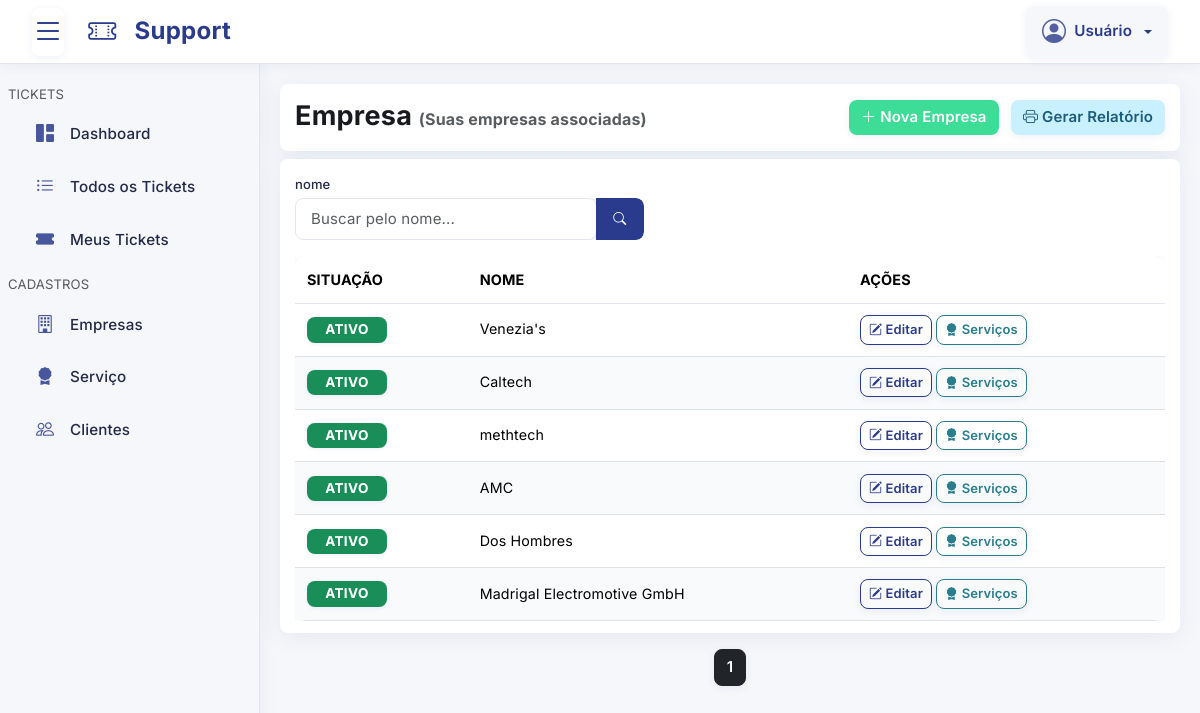
The page /pages/empresa/index.php on the database its author committed.
### tables this page shows
CREATE TABLE `empresa` (
  `id` int NOT NULL,
  `nome` varchar(255) NOT NULL,
  `situacao` tinyint(1) NOT NULL DEFAULT '1' COMMENT '0 = INATIVO ou 1 = ATIVO',
  `cadastrado` timestamp NULL DEFAULT CURRENT_TIMESTAMP,
  `alterado` timestamp NULL DEFAULT CURRENT_TIMESTAMP ON UPDATE CURRENT_TIMESTAMP
);

### config/Empresa.php (called while the page is built, shortened)
<?php
class Empresa
{
    private $db;
    public function __construct($db)
    {
        $this->db = $db;
    }
    public function index($parametros = array())
    {
        try {
            $nome = isset($parametros["nome"]) ? $parametros["nome"] : NULL;
            $pagina = isset($parametros["pagina"]) ? $parametros["pagina"] : 1;
            $limite = isset($parametros["limite"]) ? $parametros["limite"] : null;
            $where = array();
            $usuario_grupo = isset($_SESSION["usuario_grupo"]) ? $_SESSION["usuario_grupo"] : null;
            $usuario_id = isset($_SESSION["usuario_id"]) ? $_SESSION["usuario_id"] : null;
            $query = "SELECT DISTINCT `empresa`.*";
            $queryCount = "SELECT COUNT(DISTINCT `empresa`.`id`)";
            $query .= " FROM `empresa`";
            $queryCount .= " FROM `empresa`";
            $query .= " ORDER BY `empresa`.`id` ASC";
            if ($limite) {
                $query .= " LIMIT :limite OFFSET :offset";
            }
            $stmt = $this->db->prepare($query);
            $stmtCount = $this->db->prepare($queryCount);
            if ($limite) {
                $offset = ($pagina - 1) * $limite;
                $stmt->bindParam(":limite", $limite, PDO::PARAM_INT);
                $stmt->bindParam(":offset", $offset, PDO::PARAM_INT);
            }
            $stmt->execute();
            $stmtCount->execute();
            $resultados = $stmt->fetchAll(PDO::FETCH_OBJ);
            $total = $stmtCount->fetchColumn();
            $paginação = array(
                "pagina" => $pagina,
                "limite" => $limite ? $limite : $total,
                "total" => $total,
                "total_paginas" => $limite ? ceil($total / $limite) : 1
            );
            return array(
                "resultados" => $resultados,
                "paginacao" => $paginação
            );
        } catch (\Throwable $th) {
            return array(
                "erro" => $th->getMessage() . " -> " . $th->getLine(),
                "resultados" => [],
                "paginacao" => array(
                    "pagina" => 1,
                    "limite" => 100,
                    "total" => 0,
                    "total_paginas" => 1
                )
            );
        }
    }
}

### config/Database.php (called while the page is built, shortened)
<?php
class Database
{
    private $host = "tcc-db-phpmyadmin.a5b4kx.easypanel.host";
    private $dbName = "support-ticket-manager";
    private $username = "alvino";
    private $password = "WQDThX9tbD";
    private $charset = "utf8mb4";
    private $pdo;
    private function connect()
    {
        $dsn = "mysql:host={$this->host};port=3306;dbname={$this->dbName};charset={$this->charset}";
        try {
            $this->pdo = new PDO(
                $dsn,
                $this->username,
                $this->password,
                array(PDO::MYSQL_ATTR_INIT_COMMAND => "SET NAMES utf8")
            );
            $this->pdo->setAttribute(PDO::ATTR_ERRMODE, PDO::ERRMODE_EXCEPTION);
            $this->pdo->setAttribute(PDO::ATTR_DEFAULT_FETCH_MODE, PDO::FETCH_ASSOC);
        } catch (PDOException $e) {
            $this->error = $e->getMessage();
            die("Erro ao conectar ao banco de dados: {$this->error}");
        }
    }
    public function getConnection()
    {
        try {
            return $this->pdo;
        } catch (PDOException $e) {
            $this->error = $e->getMessage();
            die("Erro ao conectar ao banco de dados: {$this->error}");
        }
    }
}

### pages/empresa/index.php (the view, shortened to what this page needs)
<?php include("../template/topo.php"); ?>
<?php
$nome = isset($_GET['nome']) ? $_GET['nome'] : NULL;
$pagina = isset($_GET["pagina"]) ? $_GET["pagina"] : 1;
$relatorio = isset($_GET['relatorio']) ? $_GET['relatorio'] : 0;
$limiteConsulta = ($relatorio == 1) ? null : 15;
$indexRegistros = $classEmpresa->index([
    "nome" => $nome,
    "pagina" => $pagina,
    "limite" => $limiteConsulta
]);
$registros = $indexRegistros["resultados"];
$paginacao = $indexRegistros["paginacao"];
?>
<header class="sessao">
    <div class="row">
        <div class="col-xl-6 col-lg-6 col-md-6 col-sm-12 col-12 my-1">
            <h1 class="titulo">Empresa
                <?php if ($_SESSION["usuario_grupo"] != 1): ?>
                    <small class="text-muted fs-6">
                        (Suas empresas associadas)
                    </small>
                <?php endif; ?>
            </h1>
        </div>
        <div class="col-xl-6 col-lg-6 col-md-6 col-sm-12 col-12 my-1 text-end nao-mostrar-impressao">
            <a href="cadastro.php" class="btn btn-adicionar">
                <i class="bi-plus-lg" aria-hidden="true"></i> Nova Empresa
            </a>
            <button type="button" class="btn btn-imprimir botao-noty-ativo ms-2" id="btnRelatorio">
                <i class="bi bi-printer"></i> Gerar Relatório
            </button>
        </div>
    </div>
</header>
<div class="sessao">
    <form method="get" class="nao-mostrar-impressao">
        <div class="row mb-3">
            <div class="col-xl-5 col-lg-7 col-md-7 col-sm-12 col-1">
                <label>nome</label>
                <div class="input-group">
                    <input type="text" class="form-control" name="nome" placeholder="Buscar pelo nome..." value="<?php echo $nome; ?>">
                    <button class="btn btn-buscar" type="submit"><i class="bi bi-search"></i></button>
                </div>
            </div>
        </div>
    </form>
    <?php if (count($registros) == 0): ?>
        <div class="alert alerta-sem-cadastrar text-center py-4" role="alert">
            <div class="mb-3">
                <i class="bi bi-people fs-1"></i>
            </div>
            <h5 class="fw-bold">Nenhuma empresa encontrada</h5>
            <p class="mb-0">Confira se os dados estão corretos ou cadastre uma nova empresa.</p>
        </div>
    <?php else: ?>
        <div class="table-responsive">
            <table class="table table-hover">
                <thead>
                    <tr>
                        <th>Situação</th>
                        <th>Nome</th>
                        <th class="nao-mostrar-impressao">Ações</th>
                    </tr>
                </thead>
                <tbody>
                    <?php foreach ($registros as $registro): ?>
                        <?php if (is_object($registro)): ?>
                            <tr class="<?php echo isset($focu_empresa_id) && $registro->id == $focu_empresa_id ? 'table-active' : ''; ?>">
                                <td>
                                    <?php if (isset($registro->situacao) && $registro->situacao == 1): ?>
                                        <span class="badge text-bg-success">Ativo</span>
                                    <?php else: ?>
                                        <span class="badge text-bg-danger">Inativo</span>
                                    <?php endif; ?>
                                </td>
                                <td><?php echo isset($registro->nome) ? $registro->nome : "--"; ?></td>
                                <td class="nao-mostrar-impressao">
                                    <a href="edicao.php?id=<?php echo $registro->id; ?>" class="btn btn-sm btn-editar">
                                        <i class="bi-pencil-square"></i> Editar
                                    </a>
                                    <a href="servico.php?id=<?php echo $registro->id; ?>" class="btn btn-sm btn-servico">
                                        <i class="bi-award-fill"></i> Serviços
                                    </a>
                                </td>
                            </tr>
                        <?php endif; ?>
                    <?php endforeach; ?>
                </tbody>
            </table>
        </div>
    <?php endif; ?>
</div>
<?php
$limiteNavegacao = 2;
$inicio = ((($pagina - $limiteNavegacao) > 1) ? $pagina - $limiteNavegacao : 1);
$fim = ((($pagina + $limiteNavegacao) < $paginacao['total_paginas']) ? $pagina + $limiteNavegacao : $paginacao['total_paginas']);
?>
<?php if ($limiteConsulta !== null): ?>
    <nav aria-label="Page navigation">
        <ul class="pagination justify-content-center mt-3">
            <?php for ($i = $inicio; $i <= $fim; $i++) : ?>
                <?php if ($i == $paginacao['pagina']): ?>
                    <li class="page-item active">
                        <a class="ms-1 me-1 btn btn-dark">
                            <?php echo $i; ?>
                        </a>
                    </li>
                <?php endif; ?>
            <?php endfor; ?>
        </ul>
    </nav>
<?php endif; ?>
<?php include("../template/rodape.php"); ?>

### css/main.css (style rules this page uses)
.badge { background: var(--cor-principal); color: #fff !important; box-shadow: 0 1px 4px rgba(42, 58, 140, 0.08); text-transform: uppercase; font-weight: 700; letter-spacing: 0.03em; border-radius: 8px; padding: 6px 18px; font-size: 0.95em; filter: brightness(1.05); }
body, .main-content { background: #f5f7fa; }
[aria-label] { cursor: pointer; }

### css/base/cores.css (style rules this page uses)
:root { --cor-principal: #2a3a8c; --cor-secundaria: #f5f7fa; --cor-verde: #3ddc97; --cor-vermelho: #ff5a5f; --cor-branco: #fff; --cor-preto: #181a20; --cor-texto: #232946; --cor-titulo: #181a20; --cor-cinza: #b0b8c1; --cor-borda: #e3e7ed; --bg-cinza: #f5f7fa; --bg-branco: #fff; --bg-principal: linear-gradient(135deg, #2a3a8c 0%, #3ddc97 100%); --bg-secundaria: #f5f7fa; --box-shadow: 0 4px 24px rgba(42, 58, 140, 0.08); --border-radius: 8px; --dia-hoje-color: #ffd600; --cor-alerta-cadastrar-bg: #fff8e1; --cor-alerta-cadastrar-texto: #8d6e63; --cor-alerta-agenda: #fff3e0; --cor-alerta-agenda-texto: #8d6e63; --cor-alerta-nao-agenda-base: #ffebee; --cor-alerta-nao-agenda-texto: #c62828; --cor-mensagem-alerta-bg: #e3f2fd; --cor-mensagem-alerta-texto: #1565c0; --badge-modulo-ativo-bg: #3ddc97; --modulo-whatsapp: #25d366; --modulo-financeiro: #2a3a8c; --modulo-controle-estoque: #ffb300; --modulo-relatorio: #7c3aed; --modulo-formulario: #229dc5; --btn-adicionar-bg: #3ddc97; --btn-adicionar-texto: var(--cor-branco); --btn-confirmar-bg: #2a3a8c; --btn-confirmar-texto: var(--cor-branco); --btn-confirmar-pagamento-bg: transparent; --btn-confirmar-pagamento-borda: #3ddc97; --btn-confirmar-pagamento-texto: #3ddc97; --btn-voltar-bg: transparent; --btn-voltar-texto: var(--cor-principal); --btn-voltar-borda: var(--cor-principal); --btn-filtrar-bg: transparent; --btn-filtrar-texto: var(--cor-principal); --btn-filtrar-borda: var(--cor-principal); --btn-detalhes-bg: transparent; --btn-detalhes-texto: #2a3a8c; --btn-detalhes-borda: #2a3a8c; --btn-buscar-bg: var(--cor-principal); --btn-buscar-texto: var(--cor-branco); --btn-imprimir-bg: #c8f0ff; --btn-imprimir-texto: #1b5c7a; --btn-imprimir-borda: #c8f0ff; --btn-empresa-bg: transparent; --btn-empresa-texto: #229dc5; --btn-empresa-borda: #229dc5; --btn-servico-bg: transparent; --btn-servico-texto: #2a7d8c; --btn-servico-borda: #2a7d8c; --btn-editar-bg: transparent; --btn-editar-texto: #2a3a8c; --btn-editar-borda: #2a3a8c; --btn-excluir-bg: transparent; --btn-excluir-texto: #ff5a5f; --btn-excluir-borda: #ff5a5f; --btn-cancelar-bg: transparent; --btn-cancelar-texto: #b0b8c1; --btn-cancelar-borda: #b0b8c1; --btn-filtro-bg: transparent; --btn-filtro-texto: var(--cor-principal); --btn-filtro-borda: var(--cor-principal); --btn-whatsapp-bg: #25d366; --btn-whatsapp-texto: var(--cor-branco); --btn-acesso-bg: #2a3a8c; --btn-acesso-texto: var(--cor-branco); --btn-recibo-bg: transparent; --btn-recibo-texto: var(--cor-principal); --btn-recibo-borda: var(--cor-principal); --btn-entrada-lote-bg: #39473e; --btn-entrada-lote-texto: var(--cor-branco); --btn-contratar-modulo-bg: var(--cor-verde); --btn-contratar-modulo-texto: var(--cor-branco); --btn-vincular-google-agenda-bg: transparent; --btn-vincular-google-agenda-texto: #4285f4; --btn-vincular-google-agenda-borda: #4285f4; --btn-desvincular-google-agenda-bg: transparent; --btn-desvincular-google-agenda-texto: #db4437; --btn-desvincular-google-agenda-borda: #db4437; --btn-bloqueio-agenda-bg: transparent; --btn-bloqueio-agenda-texto: #444; --btn-bloqueio-agenda-borda: #444; --btn-limpar-filtro-bg: #ff5a5f; --btn-limpar-filtro-texto: #fff; --btn-logs-bg: transparent; --btn-logs-texto: var(--cor-principal); --btn-logs-borda: var(--cor-principal); --btn-cancelar-pagamento-bg: transparent; --btn-cancelar-pagamento-texto: #ff5a5f; --btn-cancelar-pagamento-borda: #ff5a5f; --btn-recebimento-bg: transparent; --btn-recebimento-texto: var(--cor-verde); --btn-recebimento-borda: var(--cor-verde); }

### css/components/tabelas.css (style rules this page uses)
table { border-radius: 12px; overflow: hidden; box-shadow: 0 2px 12px rgba(42, 58, 140, 0.07); background: var(--bg-branco); }
table, th, tr { margin-bottom: 0px !important; }
table th { font-weight: 700; padding: 0.75rem 0.75rem !important; font-size: 0.9rem; text-transform: uppercase; background: var(--bg-cinza); color: var(--cor-principal); border-bottom: 2px solid var(--cor-borda); }
table td { padding: 0.7rem 0.75rem !important; font-size: 0.95em; vertical-align: middle; }
tr:nth-child(even) td { background: #f8fafc; }

### rows shown on the page
empresa: situacao "ATIVO", nome "Venezia's"
empresa: situacao "ATIVO", nome "Caltech"
empresa: situacao "ATIVO", nome "methtech"
empresa: situacao "ATIVO", nome "AMC"
empresa: situacao "ATIVO", nome "Dos Hombres"
empresa: situacao "ATIVO", nome "Madrigal Electromotive GmbH"
